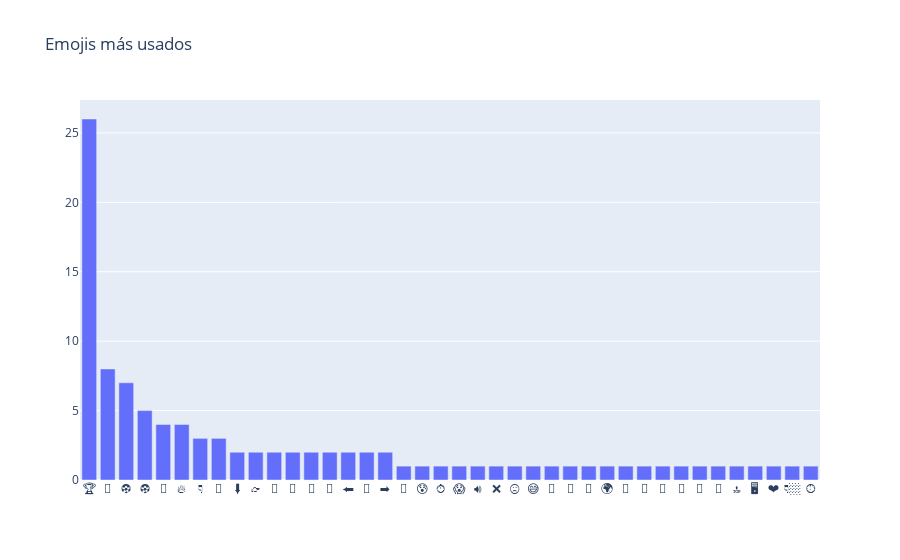

Notebook code cell kept with this figure:
### Code cell
trace = go.Bar(x=temp_emojis.emoji.values,
               y=temp_emojis.cnt.values)

layout = go.Layout(title = 'Emojis más usados')
fig = go.Figure(data=[trace], layout=layout)
iplot(fig)

### Figure 1 — Plotly figure (JSON) as saved in the notebook; plotly's stock layout.template omitted (floating-point values rounded to 4 significant figures)
{"data": [{"type": "bar", "x": ["🏆", "🏴", "⚽️", "⚽", "🔸", "🔥", "👇", "🔹", "⬇️", "👉", "👏", "🤩", "🔵", "💙", "⬅️", "🥅", "➡️", "💪", "😰", "⏱️", "😱", "🔊", "❌", "☹️", "😅", "📃", "🧠", "🤯", "🌍", "👊", "🔴", "🙌", "🤣", "💯", "📱", "🔝", "🖥", "❤️", "👇🏼", "🕖"], "y": [26, 8, 7, 5, 4, 4, 3, 3, 2, 2, 2, 2, 2, 2, 2, 2, 2, 1, 1, 1, 1, 1, 1, 1, 1, 1, 1, 1, 1, 1, 1, 1, 1, 1, 1, 1, 1, 1, 1, 1]}], "layout": {"title": {"text": "Emojis más usados"}}}
